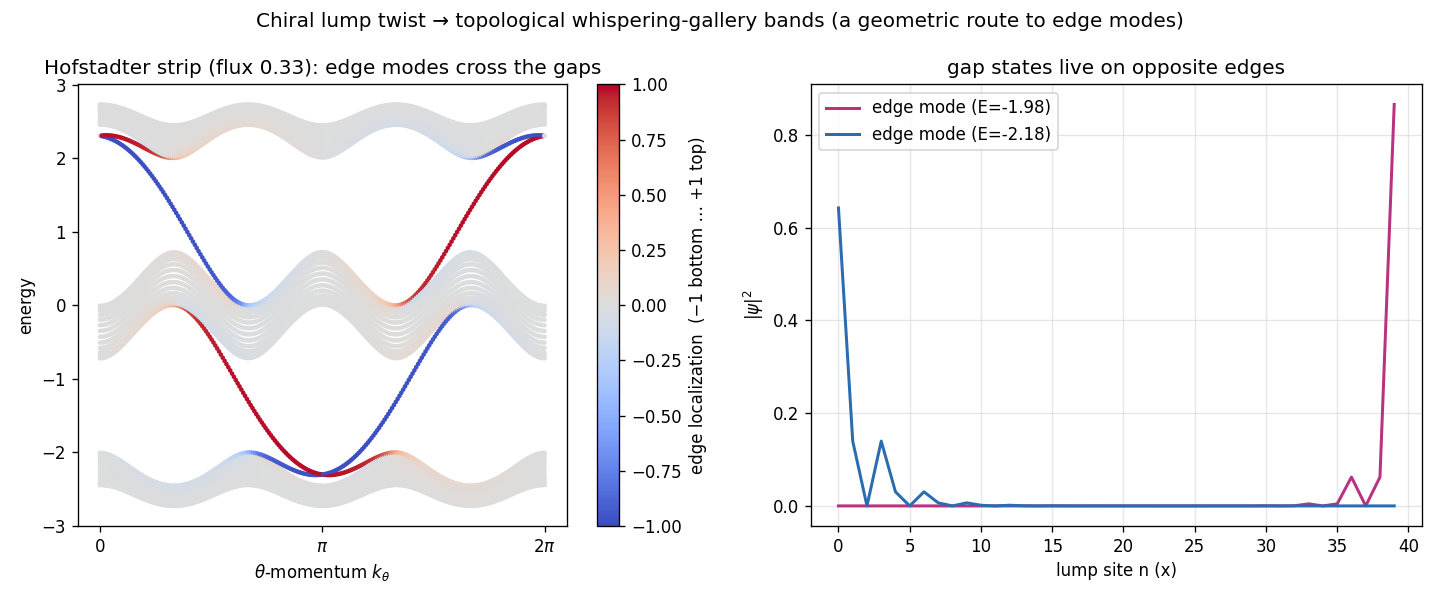

This chart was generated by the following Python code:
"""
Frontier prototype 4: a chiral lump twist -> topological whispering-gallery bands.

Twist the lumps helically, A(x - c theta): the on-site WG energy k^2/A^2(x - c theta)
becomes, for a chain of lumps n and theta-momentum k_theta, the Harper on-site term
2 lambda cos(2 pi alpha n + k_theta) with alpha proportional to the twist rate c.
So the twisted-lump chain maps onto the Harper-Hofstadter model -> topological
bands with CHIRAL EDGE MODES traversing the gaps (robust one-way transport), a
geometric route to topological photonics.
"""
import numpy as np
import matplotlib
matplotlib.use("Agg")
import matplotlib.pyplot as plt

OUT = "/home/thorax/nls_lumpy_torus"
N = 40                      # lump sites (open chain in x -> a strip with two edges)
alpha = 1.0 / 3.0          # flux per plaquette from the twist
t_hop, lam = 1.0, 1.0
kth = np.linspace(0, 2 * np.pi, 240)

E = np.zeros((len(kth), N)); edge = np.zeros((len(kth), N))
for i, k in enumerate(kth):
    H = np.diag(2 * lam * np.cos(2 * np.pi * alpha * np.arange(N) + k))
    H += np.diag(-t_hop * np.ones(N - 1), 1) + np.diag(-t_hop * np.ones(N - 1), -1)
    w, v = np.linalg.eigh(H)
    E[i] = w
    n = np.arange(N)
    edge[i] = (v ** 2 * (n[:, None] - (N - 1) / 2)).sum(0) / ((N - 1) / 2)   # +1 top edge, -1 bottom

fig, ax = plt.subplots(1, 2, figsize=(12, 5))
sc = ax[0].scatter(np.repeat(kth, N), E.ravel(), c=edge.ravel(), cmap="coolwarm",
                   s=3, vmin=-1, vmax=1)
ax[0].set_xlabel(r"$\theta$-momentum $k_\theta$"); ax[0].set_ylabel("energy")
ax[0].set_xticks([0, np.pi, 2 * np.pi]); ax[0].set_xticklabels(["0", r"$\pi$", r"$2\pi$"])
ax[0].set_title(f"Hofstadter strip (flux {alpha:.2g}): edge modes cross the gaps")
cb = fig.colorbar(sc, ax=ax[0]); cb.set_label("edge localization  (−1 bottom … +1 top)")

# a couple of edge eigenmodes at a k_theta inside the lower gap
k = 2.6
H = np.diag(2 * lam * np.cos(2 * np.pi * alpha * np.arange(N) + k))
H += np.diag(-t_hop * np.ones(N - 1), 1) + np.diag(-t_hop * np.ones(N - 1), -1)
w, v = np.linalg.eigh(H)
# pick the two states with largest |edge| in the lower gap window
gapmask = (w > -3.2) & (w < -1.6)
idx = np.where(gapmask)[0]
idx = idx[np.argsort(-np.abs((v[:, idx] ** 2 * (np.arange(N)[:, None] - (N - 1) / 2)).sum(0)))][:2]
for j, col in zip(idx, ["#b83280", "#2b6cb0"]):
    ax[1].plot(np.arange(N), v[:, j] ** 2, color=col, lw=1.8,
               label=f"edge mode (E={w[j]:.2f})")
ax[1].set_xlabel("lump site n (x)"); ax[1].set_ylabel(r"$|\psi|^2$")
ax[1].set_title("gap states live on opposite edges"); ax[1].legend(); ax[1].grid(alpha=0.3)
fig.suptitle("Chiral lump twist → topological whispering-gallery bands (a geometric route to edge modes)",
             fontsize=12)
fig.tight_layout(); fig.savefig(f"{OUT}/topological.png", dpi=120)
print("wrote topological.png")
